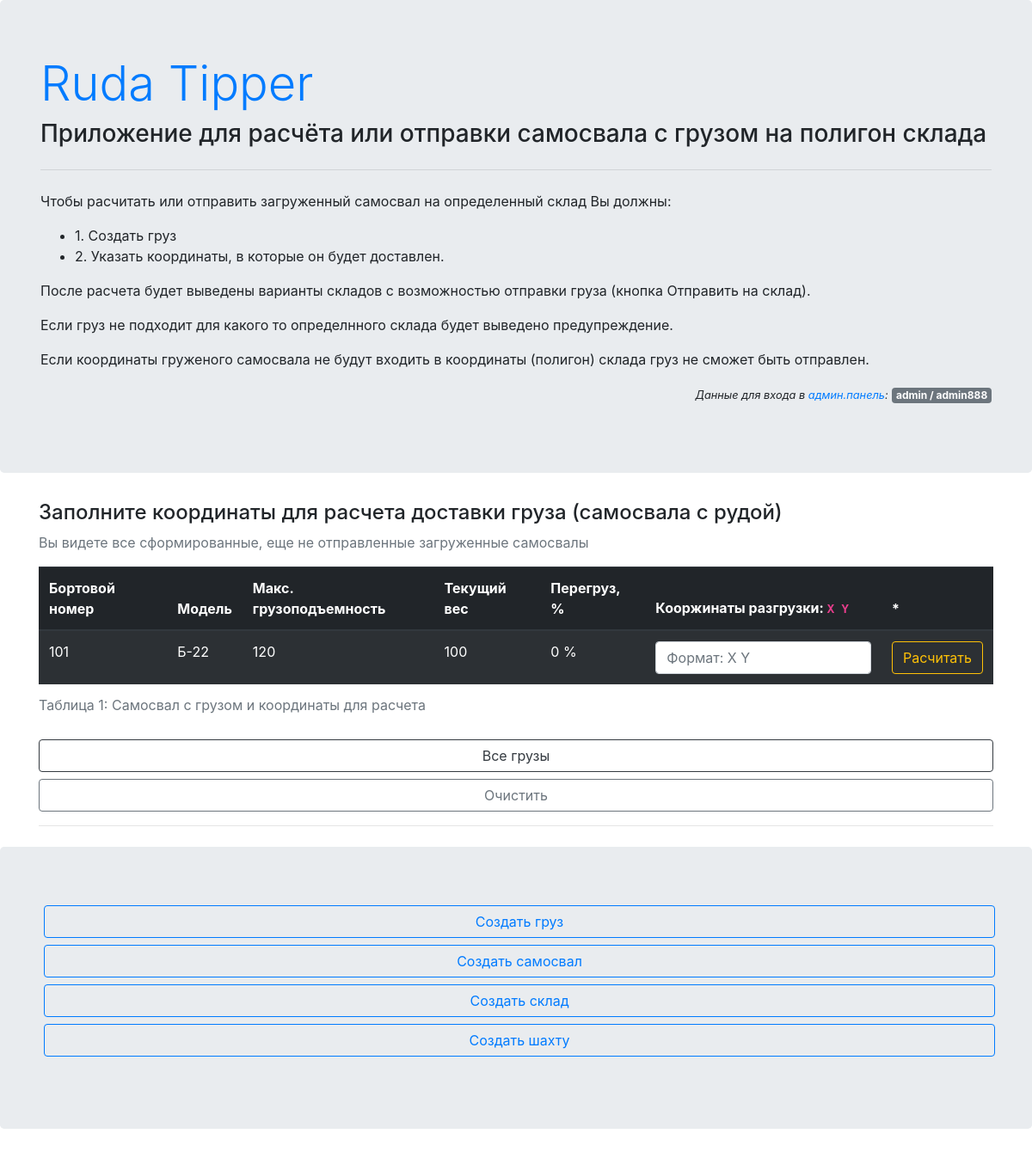
The page /cargo/1/calc/ on the database its author committed.
### mine/models/cargo.py (models this page shows, shortened)
class Cargo(BaseOre):
    class Meta:
        verbose_name = 'Груз'
        verbose_name_plural = 'Грузы'
    mine = models.ForeignKey(Mine, verbose_name='Карьер/шахата', on_delete=models.CASCADE)
    tipper = models.ForeignKey(Tipper, verbose_name='Самосвал', on_delete=models.CASCADE, blank=True, null=True)
    created = models.DateTimeField(verbose_name='Создан', auto_now_add=True)
    @property
    def overload(self) -> float:
        if (self.tipper and self.tipper.tmodel) and (self.tipper.tmodel.max_mass - self.mass <= 0):
            diff = abs(self.tipper.tmodel.max_mass - self.mass)
            return round(diff * 100 / self.tipper.tmodel.max_mass, 2)
        return 0
    @property
    def max_mass(self) -> int:
        if self.tipper and self.tipper.tmodel:
            return self.tipper.tmodel.max_mass
        return 0

### tipper/models/tipper.py (models this page shows, shortened)
class Tipper(models.Model):
    class Meta:
        verbose_name = 'Самосвал'
        verbose_name_plural = 'Самосвалы'
        unique_together = ('number', 'tmodel')
    number = models.CharField(verbose_name='Бортовой номер', max_length=8, default='101')
    tmodel = models.ForeignKey(TModel, verbose_name='Модель', on_delete=models.CASCADE)

### tipper/models/tmodel.py (models this page shows, shortened)
class TModel(models.Model):
    class Meta:
        verbose_name = 'Модель самосвала'
        verbose_name_plural = 'Модели самосвалов'
        unique_together = ('title', 'code', 'max_mass')
    title = models.CharField(verbose_name='Наименование', max_length=256, default='БЕЛАЗ')
    code = models.CharField(verbose_name='Модель (код)', max_length=256, default='Б-22')
    max_mass = models.PositiveSmallIntegerField(verbose_name='Макс. грузоподъемность (т.руды)', default=100)

### mine/views.py (the view, shortened to what this page needs)
# urls.py: path('cargo/<int:cargo_id>/calc/', views.calc, name='calc'),
def calc(request, cargo_id):
    cargo = get_object_or_404(Cargo, pk=cargo_id)
    result_success = []
    result_warning = []
    coordinates = ''
    return render(request, 'cargo/index.html', {
        'cargos': [cargo],
        'coordinates': coordinates,
        'result_success': result_success,
        'result_warning': result_warning,
    })

### mine/templates/cargo/index.html (shortened to what this page needs)
{% extends "cargo/base.html" %}
{% block main %}
    <div class="jumbotron">
        <section class="container">
            <h1 class="display-4"><a href="/">Ruda Tipper</a></h1>
            <h3>Приложение для расчёта или отправки самосвала с грузом на полигон склада </h3>
            <hr class="my-4">
            <p>Чтобы расчитать или отправить загруженный самосвал на определенный склад Вы должны:</p>
            <ul>
                <li>1. Создать груз</li>
                <li>2. Указать координаты, в которые он будет доставлен.</li>
            </ul>
            <p>После расчета будет выведены варианты складов с возможностью отправки груза (кнопка Отправить на склад).</p>
            <p> Если груз не подходит для какого то определнного склада будет выведено предупреждение.</p>
            <p>Если координаты груженого самосвала не будут входить в координаты (полигон) склада груз не сможет быть отправлен.</p>
            <p class="text-right">
                <i class="small">Данные для входа в <a href="/admin" target="_blank">админ.панель</a>:</i>
                <span class="badge badge-secondary">admin / admin888</span>
            </p>
        </section>
    </div>
    <section class="container mb-4 mt-4">
        <h4>Заполните координаты для расчета доставки груза (самосвала с рудой)</h4>
        <p class="text-muted">Вы видете все сформированные, еще не отправленные загруженные самосвалы</p>
            <table class="table table-striped table-hover table-dark">
            <caption>Таблица 1: Самосвал с грузом и координаты для расчета</caption>
            <thead>
                <tr>
                <th scope="col">Бортовой номер</th>
                <th scope="col">Модель</th>
                <th scope="col">Макс. грузоподъемность</th>
                <th scope="col">Текущий вес</th>
                <th scope="col">Перегруз, %</th>
                <th scope="col">Кооржинаты разгрузки: <code>X Y</code></th>
                <th scope="col">*</th>
              </tr>
            </thead>
            <tbody>
                {% if cargos %}
                    {% for cargo in cargos %}
                    <form action="{% url 'cargo:calc' cargo.id %}" method="post">
                        <tr>
                            <td>{{ cargo.tipper.number }}</td>
                            <td>{{ cargo.tipper.tmodel.code }}</td>
                            <td>{{ cargo.max_mass }}</td>
                            <td>{{ cargo.mass }}</td>
                            <td>{{ cargo.overload }} %</td>
                            <td><input class="form-control" name="coordinates" placeholder="Формат: X Y"
                                       pattern="[0-9]+\s[0-9]+" required value="{{ coordinates }}">
                            </td>
                            <td><button type="submit" class="btn btn-outline-warning">Расчитать</button></td>
                        </tr>
                    </form>
                    {% endfor %}
                {% endif %}
            </tbody>
        </table>
        {% if cargos.count > 1 %}
        {% else %}
            <a class="btn btn-block btn-outline-dark" href="/" role="button">Все грузы</a>
        {% endif %}
        <a class="btn btn-block btn-outline-secondary" href="." role="button">Очистить</a>
        <hr>
    </section>
    <section class="jumbotron">
        <p class="container text-center">
            <a class="col m-1 btn btn-outline-primary" href="/admin/mine/cargo/" target="_blank" role="button">Создать груз</a>
            <a class="col m-1 btn btn-outline-primary" href="/admin/tipper/tipper" role="button" target="_blank">Создать самосвал</a>
            <a class="col m-1 btn btn-outline-primary" href="/admin/store/store/" role="button" target="_blank">Создать склад</a>
            <a class="col m-1 btn btn-outline-primary" href="/admin/mine/mine/" role="button" target="_blank">Создать шахту</a>
        </p>
    </section>
{% endblock %}

### rows shown on the page
Cargo: tipper.number "101", tipper.tmodel.code "Б-22", max_mass "120", mass "100", overload "0"
